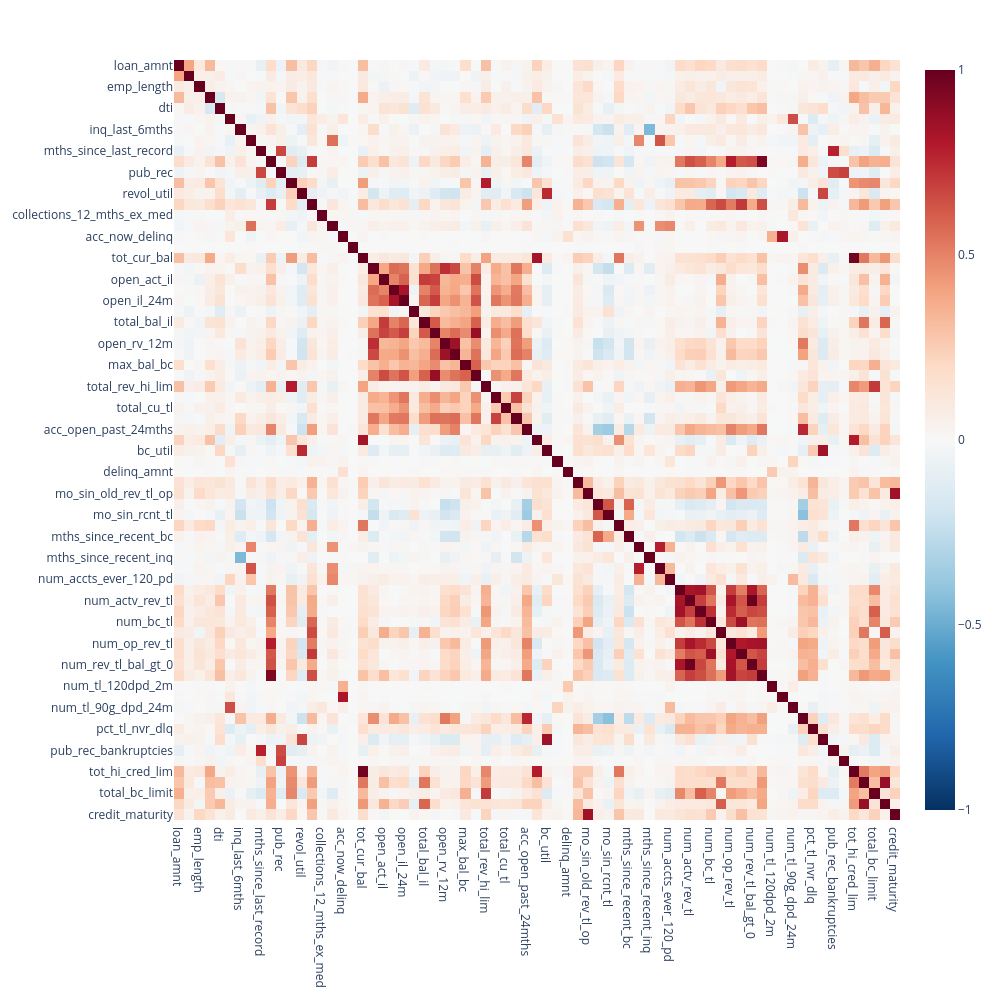
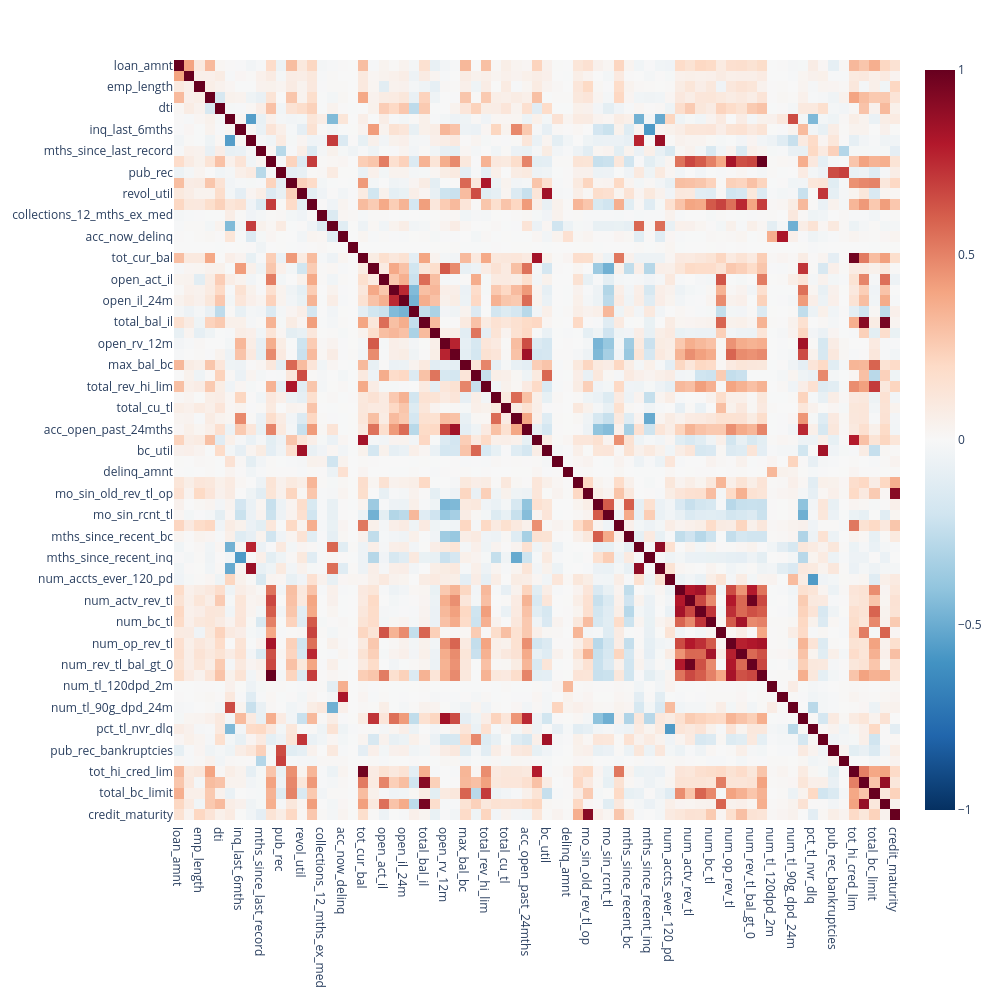
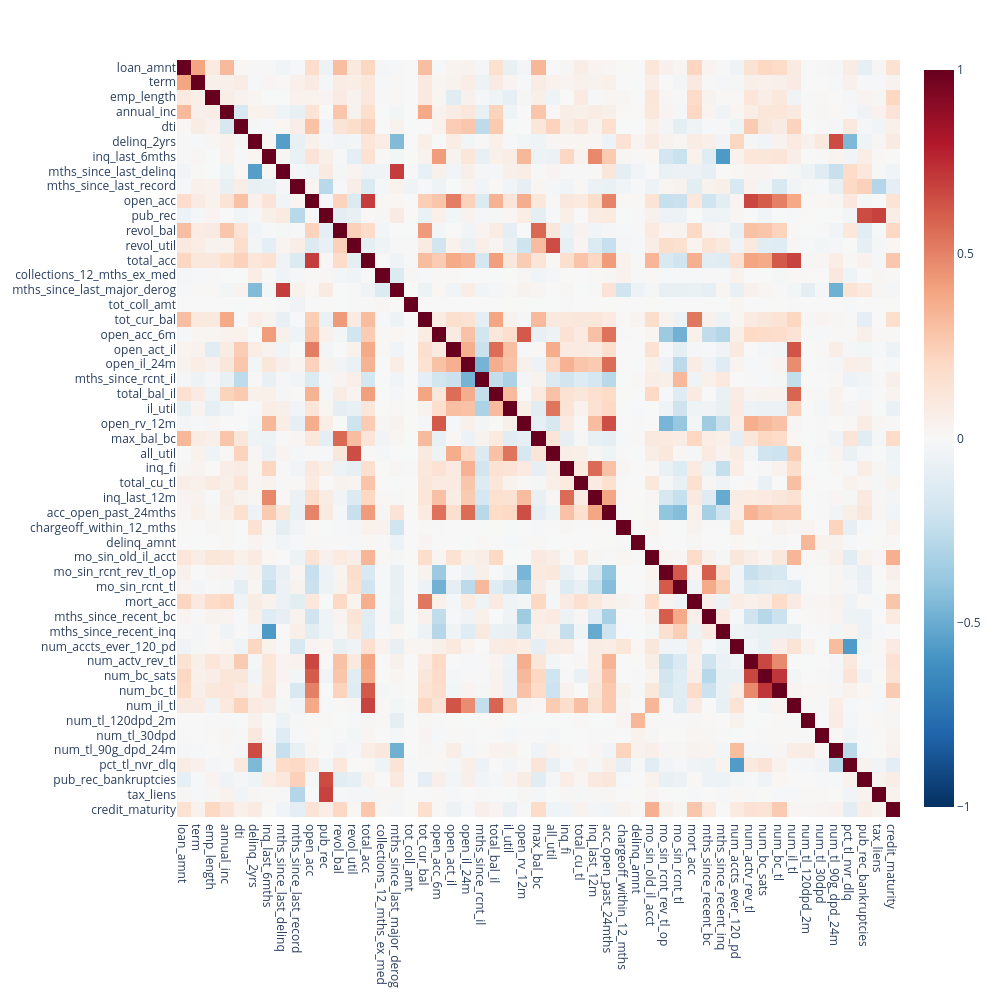

The notebook cell these images were saved under, in order:
### Markdown cell above
num_actv_rev_tl and num_rev_tl_bal_gt_0 are exatcly the same thing!
remove num_rev_tl_bal_gt_0 as it has a bit worse VIF
again the same thing remove tot_cur_bal has a bit worse stats
almost same thing

### Code cell
import plotly.express as px

print(X_train_bf_enc.shape)

numeric_df = X_train.select_dtypes(include=['int64', 'float64',])

corr_matrix = numeric_df.corr(method='pearson')


fig = px.imshow(
    corr_matrix, 
    text_auto=False, 
    aspect="auto", 
    color_continuous_scale='RdBu_r', 
    zmin=-1, zmax=1
)
fig.update_layout(width=1000, height=1000)
fig.show()
X_train_bf_enc




numeric_df = X_train_bf_enc.select_dtypes(include=['int64', 'float64',])

corr_matrix = numeric_df.corr(method='pearson')


fig = px.imshow(
    corr_matrix, 
    text_auto=False, 
    aspect="auto", 
    color_continuous_scale='RdBu_r', 
    zmin=-1, zmax=1
)
fig.update_layout(width=1000, height=1000)
fig.show()
X_train_bf_enc




#check if cleaning forward selection and not cleaned are different  
#check if filling nulls give drustically different correlations this might be because of the fact that we created flag for mo_since but correlation ignores them thus there can be mo_since correlation with other variables
Y_train_encoded = Y_train.map({
    "Fully Paid": 0,
    "Charged Off": 1
})

#removing highly correlated features based on better logic.
threshold = 0.75  # Set your limit
corr_matrix = X_train_bf_enc.corr().abs()

# Get the upper triangle (k=1) to avoid duplicates and self-correlation
upper = corr_matrix.where(np.triu(np.ones(corr_matrix.shape), k=1).astype(bool))

# Print pairs exceeding the threshold
for col in upper.columns:
    for row in upper.index[upper[col] < -threshold ]:
        print(f"{row} & {col}: {upper.loc[row, col]:.2f}")

print(X_train_bf_enc.shape)

high_multiColl = [
"num_sats","open_il_12m","open_rv_24m",
"total_rev_hi_lim","avg_cur_bal","bc_util",
"mths_since_recent_bc_dlq","mths_since_recent_revol_delinq","num_actv_bc_tl",
"num_op_rev_tl","num_rev_accts","num_rev_tl_bal_gt_0","acc_now_delinq","num_tl_op_past_12m","percent_bc_gt_75","tot_hi_cred_lim","total_bal_ex_mort","total_bc_limit",
"total_il_high_credit_limit","mo_sin_old_rev_tl_op"
]

X_train_bf_enc = X_train_bf_enc.drop(columns=high_multiColl)


print(X_train_bf_enc.shape)

X_train_bf_enc








numeric_df = X_train_bf_enc.select_dtypes(include=['int64', 'float64',])

corr_matrix = numeric_df.corr(method='pearson')


fig = px.imshow(
    corr_matrix, 
    text_auto=False, 
    aspect="auto", 
    color_continuous_scale='RdBu_r', 
    zmin=-1, zmax=1
)
fig.update_layout(width=1000, height=1000)
fig.show()
X_train_bf_enc

### Figure 1 — Plotly figure (JSON) as saved in the notebook; plotly's stock layout.template omitted (floating-point values rounded to 4 significant figures; data arrays with more than 128 entries replaced by an {"elided": "..."} marker saying what was removed)
{"data": [{"coloraxis": "coloraxis", "hovertemplate": "x: %{x}<br>y: %{y}<br>color: %{z}<extra></extra>", "name": "0", "type": "heatmap", "x": ["loan_amnt", "term", "emp_length", "annual_inc", "dti", "delinq_2yrs", "inq_last_6mths", "mths_since_last_delinq", "mths_since_last_record", "open_acc", "pub_rec", "revol_bal", "revol_util", "total_acc", "collections_12_mths_ex_med", "mths_since_last_major_derog", "acc_now_delinq", "tot_coll_amt", "tot_cur_bal", "open_acc_6m", "open_act_il", "open_il_12m", "open_il_24m", "mths_since_rcnt_il", "total_bal_il", "il_util", "open_rv_12m", "open_rv_24m", "max_bal_bc", "all_util", "total_rev_hi_lim", "inq_fi", "total_cu_tl", "inq_last_12m", "acc_open_past_24mths", "avg_cur_bal", "bc_util", "chargeoff_within_12_mths", "delinq_amnt", "mo_sin_old_il_acct", "mo_sin_old_rev_tl_op", "mo_sin_rcnt_rev_tl_op", "mo_sin_rcnt_tl", "mort_acc", "mths_since_recent_bc", "mths_since_recent_bc_dlq", "mths_since_recent_inq", "mths_since_recent_revol_delinq", "num_accts_ever_120_pd", "num_actv_bc_tl", "num_actv_rev_tl", "num_bc_sats", "num_bc_tl", "num_il_tl", "num_op_rev_tl", "num_rev_accts", "num_rev_tl_bal_gt_0", "num_sats", "num_tl_120dpd_2m", "num_tl_30dpd", "num_tl_90g_dpd_24m", "num_tl_op_past_12m", "pct_tl_nvr_dlq", "percent_bc_gt_75", "pub_rec_bankruptcies", "tax_liens", "tot_hi_cred_lim", "total_bal_ex_mort", "total_bc_limit", "total_il_high_credit_limit", "credit_maturity"], "xaxis": "x", "y": ["loan_amnt", "term", "emp_length", "annual_inc", "dti", "delinq_2yrs", "inq_last_6mths", "mths_since_last_delinq", "mths_since_last_record", "open_acc", "pub_rec", "revol_bal", "revol_util", "total_acc", "collections_12_mths_ex_med", "mths_since_last_major_derog", "acc_now_delinq", "tot_coll_amt", "tot_cur_bal", "open_acc_6m", "open_act_il", "open_il_12m", "open_il_24m", "mths_since_rcnt_il", "total_bal_il", "il_util", "open_rv_12m", "open_rv_24m", "max_bal_bc", "all_util", "total_rev_hi_lim", "inq_fi", "total_cu_tl", "inq_last_12m", "acc_open_past_24mths", "avg_cur_bal", "bc_util", "chargeoff_within_12_mths", "delinq_amnt", "mo_sin_old_il_acct", "mo_sin_old_rev_tl_op", "mo_sin_rcnt_rev_tl_op", "mo_sin_rcnt_tl", "mort_acc", "mths_since_recent_bc", "mths_since_recent_bc_dlq", "mths_since_recent_inq", "mths_since_recent_revol_delinq", "num_accts_ever_120_pd", "num_actv_bc_tl", "num_actv_rev_tl", "num_bc_sats", "num_bc_tl", "num_il_tl", "num_op_rev_tl", "num_rev_accts", "num_rev_tl_bal_gt_0", "num_sats", "num_tl_120dpd_2m", "num_tl_30dpd", "num_tl_90g_dpd_24m", "num_tl_op_past_12m", "pct_tl_nvr_dlq", "percent_bc_gt_75", "pub_rec_bankruptcies", "tax_liens", "tot_hi_cred_lim", "total_bal_ex_mort", "total_bc_limit", "total_il_high_credit_limit", "credit_maturity"], "yaxis": "y", "z": {"elided": "71x71 float values"}}], "layout": {"coloraxis": {"cmax": 1, "cmin": -1, "colorscale": [[0, "rgb(5,48,97)"], [0.1, "rgb(33,102,172)"], [0.2, "rgb(67,147,195)"], [0.3, "rgb(146,197,222)"], [0.4, "rgb(209,229,240)"], [0.5, "rgb(247,247,247)"], [0.6, "rgb(253,219,199)"], [0.7, "rgb(244,165,130)"], [0.8, "rgb(214,96,77)"], [0.9, "rgb(178,24,43)"], [1, "rgb(103,0,31)"]]}, "height": 1000, "margin": {"t": 60}, "width": 1000, "xaxis": {"anchor": "y", "domain": [0, 1]}, "yaxis": {"anchor": "x", "autorange": "reversed", "domain": [0, 1]}}}

### Figure 2 — Plotly figure (JSON) as saved in the notebook; plotly's stock layout.template omitted (floating-point values rounded to 4 significant figures; data arrays with more than 128 entries replaced by an {"elided": "..."} marker saying what was removed)
{"data": [{"coloraxis": "coloraxis", "hovertemplate": "x: %{x}<br>y: %{y}<br>color: %{z}<extra></extra>", "name": "0", "type": "heatmap", "x": ["loan_amnt", "term", "emp_length", "annual_inc", "dti", "delinq_2yrs", "inq_last_6mths", "mths_since_last_delinq", "mths_since_last_record", "open_acc", "pub_rec", "revol_bal", "revol_util", "total_acc", "collections_12_mths_ex_med", "mths_since_last_major_derog", "acc_now_delinq", "tot_coll_amt", "tot_cur_bal", "open_acc_6m", "open_act_il", "open_il_12m", "open_il_24m", "mths_since_rcnt_il", "total_bal_il", "il_util", "open_rv_12m", "open_rv_24m", "max_bal_bc", "all_util", "total_rev_hi_lim", "inq_fi", "total_cu_tl", "inq_last_12m", "acc_open_past_24mths", "avg_cur_bal", "bc_util", "chargeoff_within_12_mths", "delinq_amnt", "mo_sin_old_il_acct", "mo_sin_old_rev_tl_op", "mo_sin_rcnt_rev_tl_op", "mo_sin_rcnt_tl", "mort_acc", "mths_since_recent_bc", "mths_since_recent_bc_dlq", "mths_since_recent_inq", "mths_since_recent_revol_delinq", "num_accts_ever_120_pd", "num_actv_bc_tl", "num_actv_rev_tl", "num_bc_sats", "num_bc_tl", "num_il_tl", "num_op_rev_tl", "num_rev_accts", "num_rev_tl_bal_gt_0", "num_sats", "num_tl_120dpd_2m", "num_tl_30dpd", "num_tl_90g_dpd_24m", "num_tl_op_past_12m", "pct_tl_nvr_dlq", "percent_bc_gt_75", "pub_rec_bankruptcies", "tax_liens", "tot_hi_cred_lim", "total_bal_ex_mort", "total_bc_limit", "total_il_high_credit_limit", "credit_maturity"], "xaxis": "x", "y": ["loan_amnt", "term", "emp_length", "annual_inc", "dti", "delinq_2yrs", "inq_last_6mths", "mths_since_last_delinq", "mths_since_last_record", "open_acc", "pub_rec", "revol_bal", "revol_util", "total_acc", "collections_12_mths_ex_med", "mths_since_last_major_derog", "acc_now_delinq", "tot_coll_amt", "tot_cur_bal", "open_acc_6m", "open_act_il", "open_il_12m", "open_il_24m", "mths_since_rcnt_il", "total_bal_il", "il_util", "open_rv_12m", "open_rv_24m", "max_bal_bc", "all_util", "total_rev_hi_lim", "inq_fi", "total_cu_tl", "inq_last_12m", "acc_open_past_24mths", "avg_cur_bal", "bc_util", "chargeoff_within_12_mths", "delinq_amnt", "mo_sin_old_il_acct", "mo_sin_old_rev_tl_op", "mo_sin_rcnt_rev_tl_op", "mo_sin_rcnt_tl", "mort_acc", "mths_since_recent_bc", "mths_since_recent_bc_dlq", "mths_since_recent_inq", "mths_since_recent_revol_delinq", "num_accts_ever_120_pd", "num_actv_bc_tl", "num_actv_rev_tl", "num_bc_sats", "num_bc_tl", "num_il_tl", "num_op_rev_tl", "num_rev_accts", "num_rev_tl_bal_gt_0", "num_sats", "num_tl_120dpd_2m", "num_tl_30dpd", "num_tl_90g_dpd_24m", "num_tl_op_past_12m", "pct_tl_nvr_dlq", "percent_bc_gt_75", "pub_rec_bankruptcies", "tax_liens", "tot_hi_cred_lim", "total_bal_ex_mort", "total_bc_limit", "total_il_high_credit_limit", "credit_maturity"], "yaxis": "y", "z": {"elided": "71x71 float values"}}], "layout": {"coloraxis": {"cmax": 1, "cmin": -1, "colorscale": [[0, "rgb(5,48,97)"], [0.1, "rgb(33,102,172)"], [0.2, "rgb(67,147,195)"], [0.3, "rgb(146,197,222)"], [0.4, "rgb(209,229,240)"], [0.5, "rgb(247,247,247)"], [0.6, "rgb(253,219,199)"], [0.7, "rgb(244,165,130)"], [0.8, "rgb(214,96,77)"], [0.9, "rgb(178,24,43)"], [1, "rgb(103,0,31)"]]}, "height": 1000, "margin": {"t": 60}, "width": 1000, "xaxis": {"anchor": "y", "domain": [0, 1]}, "yaxis": {"anchor": "x", "autorange": "reversed", "domain": [0, 1]}}}

### Figure 3 — Plotly figure (JSON) as saved in the notebook; plotly's stock layout.template omitted (floating-point values rounded to 4 significant figures; data arrays with more than 128 entries replaced by an {"elided": "..."} marker saying what was removed)
{"data": [{"coloraxis": "coloraxis", "hovertemplate": "x: %{x}<br>y: %{y}<br>color: %{z}<extra></extra>", "name": "0", "type": "heatmap", "x": ["loan_amnt", "term", "emp_length", "annual_inc", "dti", "delinq_2yrs", "inq_last_6mths", "mths_since_last_delinq", "mths_since_last_record", "open_acc", "pub_rec", "revol_bal", "revol_util", "total_acc", "collections_12_mths_ex_med", "mths_since_last_major_derog", "tot_coll_amt", "tot_cur_bal", "open_acc_6m", "open_act_il", "open_il_24m", "mths_since_rcnt_il", "total_bal_il", "il_util", "open_rv_12m", "max_bal_bc", "all_util", "inq_fi", "total_cu_tl", "inq_last_12m", "acc_open_past_24mths", "chargeoff_within_12_mths", "delinq_amnt", "mo_sin_old_il_acct", "mo_sin_rcnt_rev_tl_op", "mo_sin_rcnt_tl", "mort_acc", "mths_since_recent_bc", "mths_since_recent_inq", "num_accts_ever_120_pd", "num_actv_rev_tl", "num_bc_sats", "num_bc_tl", "num_il_tl", "num_tl_120dpd_2m", "num_tl_30dpd", "num_tl_90g_dpd_24m", "pct_tl_nvr_dlq", "pub_rec_bankruptcies", "tax_liens", "credit_maturity"], "xaxis": "x", "y": ["loan_amnt", "term", "emp_length", "annual_inc", "dti", "delinq_2yrs", "inq_last_6mths", "mths_since_last_delinq", "mths_since_last_record", "open_acc", "pub_rec", "revol_bal", "revol_util", "total_acc", "collections_12_mths_ex_med", "mths_since_last_major_derog", "tot_coll_amt", "tot_cur_bal", "open_acc_6m", "open_act_il", "open_il_24m", "mths_since_rcnt_il", "total_bal_il", "il_util", "open_rv_12m", "max_bal_bc", "all_util", "inq_fi", "total_cu_tl", "inq_last_12m", "acc_open_past_24mths", "chargeoff_within_12_mths", "delinq_amnt", "mo_sin_old_il_acct", "mo_sin_rcnt_rev_tl_op", "mo_sin_rcnt_tl", "mort_acc", "mths_since_recent_bc", "mths_since_recent_inq", "num_accts_ever_120_pd", "num_actv_rev_tl", "num_bc_sats", "num_bc_tl", "num_il_tl", "num_tl_120dpd_2m", "num_tl_30dpd", "num_tl_90g_dpd_24m", "pct_tl_nvr_dlq", "pub_rec_bankruptcies", "tax_liens", "credit_maturity"], "yaxis": "y", "z": {"elided": "51x51 float values"}}], "layout": {"coloraxis": {"cmax": 1, "cmin": -1, "colorscale": [[0, "rgb(5,48,97)"], [0.1, "rgb(33,102,172)"], [0.2, "rgb(67,147,195)"], [0.3, "rgb(146,197,222)"], [0.4, "rgb(209,229,240)"], [0.5, "rgb(247,247,247)"], [0.6, "rgb(253,219,199)"], [0.7, "rgb(244,165,130)"], [0.8, "rgb(214,96,77)"], [0.9, "rgb(178,24,43)"], [1, "rgb(103,0,31)"]]}, "height": 1000, "margin": {"t": 60}, "width": 1000, "xaxis": {"anchor": "y", "domain": [0, 1]}, "yaxis": {"anchor": "x", "autorange": "reversed", "domain": [0, 1]}}}
